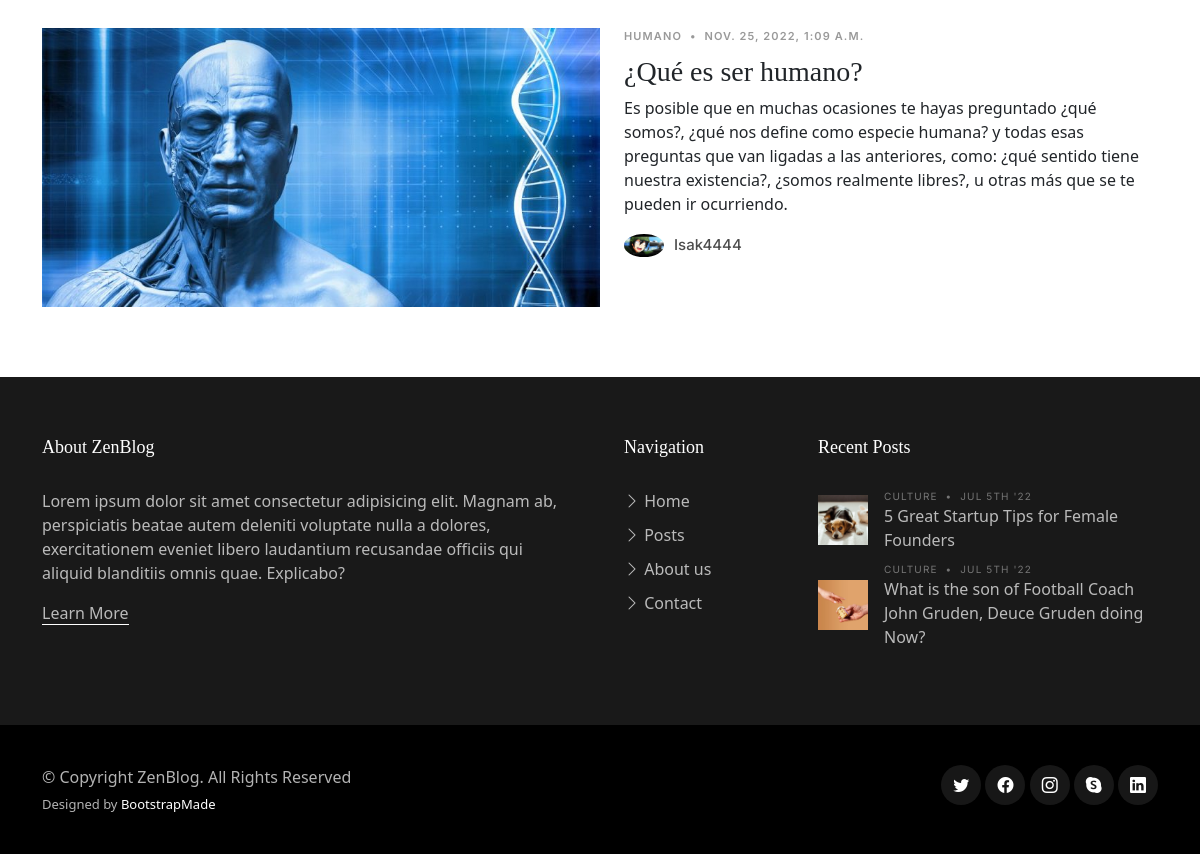
Page /Appzoologico/Posts/ (signed in, lower part) on the earlier database version.
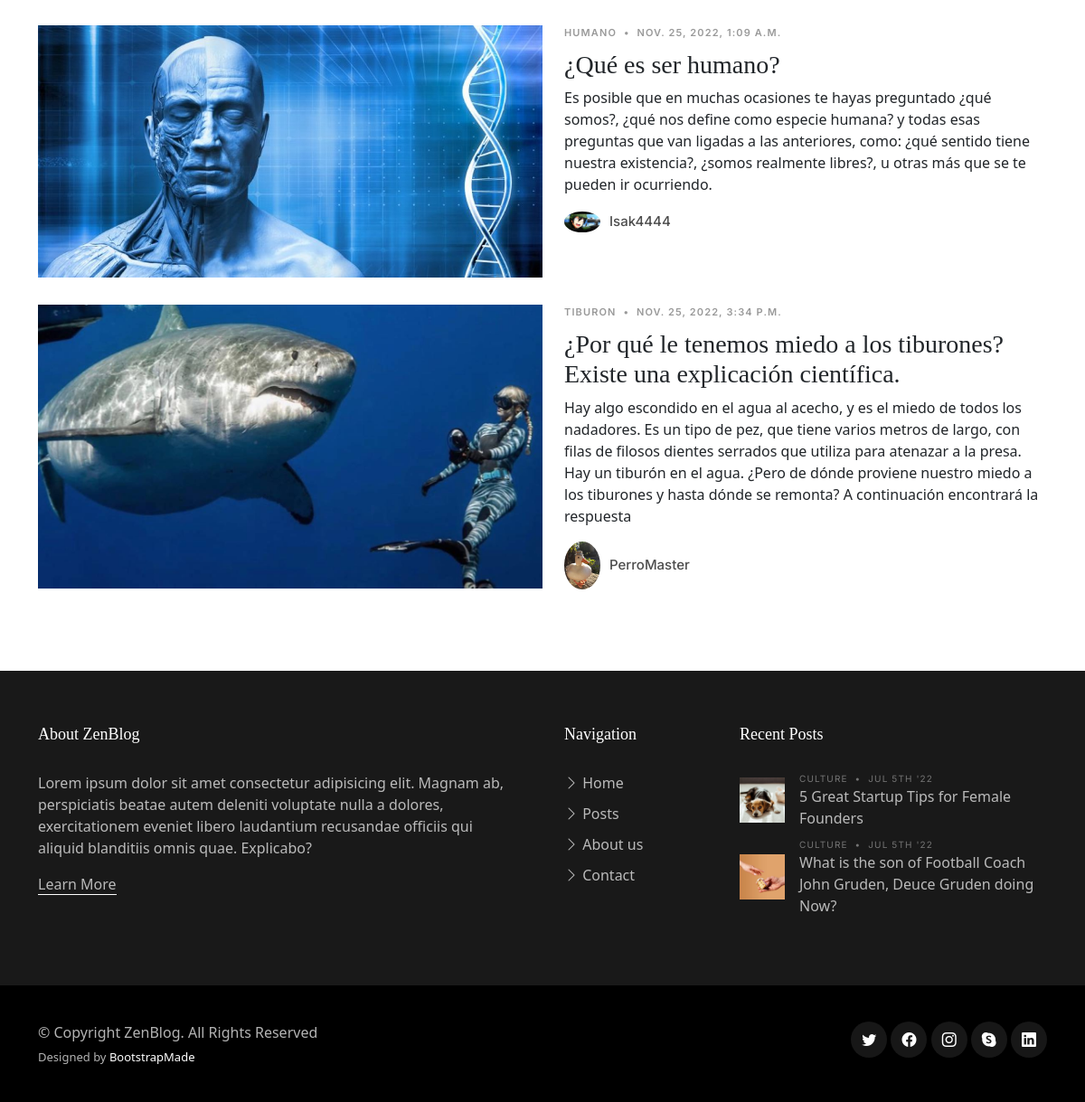
Same page on the later database version.
### Appzoologico/models.py (models this page shows, shortened)
class Posteo(models.Model):
    titulo = models.CharField(max_length=80)
    subtitulo = models.TextField(max_length=400)
    posteo = models.TextField(max_length=2000)
    user = models.ForeignKey(User, on_delete=models.CASCADE)
    fecha_post = models.DateTimeField(auto_now=False, auto_now_add=False)
    animal = models.CharField(default='',max_length=80)
    imagen = models.ImageField(upload_to='posts', null=True, blank = True)
    avatar_url = models.CharField(default='',max_length=100)

### Appzoologico/views.py (the view)
# urls.py: path('Posts/', view_posts, name="posts"),
def view_posts(request):
    post = Posteo.objects.all()
    return render(request, "Posts.html", {'post': post})

### Appzoologico/templates/Posts.html (shortened to what this page needs)
{% extends 'indexZoo.html' %}
{% load static %}
{% block Main %}
<main id="main">
    <section>
      <div class="container">
          <div class="col-md-12" data-aos="fade-up">
            {% for item in post %}
            <div class="d-md-flex post-entry-2 half">
              <a href="single-post.html" class="me-4 thumbnail">
                <img src="{{ item.imagen.url }}" alt="" class="img-fluid">
              </a>
              <div>
                <div class="post-meta"><span class="date">{{item.animal}}</span> <span class="mx-1">&bullet;</span> <span>{{item.fecha_post}}</span></div>
                <h3><a href="single-post.html">{{item.titulo}}</a></h3>
                <p>{{item.subtitulo}}</p>
                <div class="d-flex align-items-center author">
                  <div class="photo"><img src="{{ item.avatar_url }}" alt="" class="img-fluid"></div>
                  <div class="name">
                    <h3 class="m-0 p-0">{{item.user.username}}</h3>
                  </div>
                </div>
              </div>
            </div>
            {% endfor %}
          </div>
      </div>
    </section>
</main>
{% endblock %}

Differences in the rows shown:
added Posteo: imagen (picture), animal "TIBURON", fecha_post "NOV. 25, 2022, 3:34 P.M.", titulo "¿Por qué le tenemos miedo a los tiburones? Existe una explicación científica.", subtitulo "Hay algo escondido en el agua al acecho, y es el miedo de todos los nadadores. Es un tipo de pez, que tiene varios metros de largo, con filas de filosos dientes serrados que utiliza para atenazar a la presa. Hay un tiburón en el agua. ¿Pero de dónde proviene nuestro miedo a los tiburones y hasta dónde se remonta? A continuación encontrará la respuesta", avatar_url (picture), user.username "PerroMaster"
